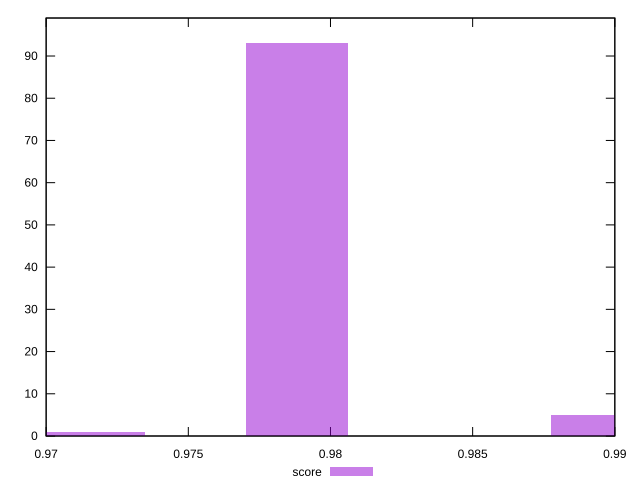

Source code (gnuplot):
reset

$score <<EOF
0.9788293203341715 93
0.9716845807696884 1
0.989546429680896 5
EOF

set key outside below
set boxwidth 0.0035723697822415018
set xrange [0.97:0.99]
set yrange [0:99]
set trange [0:99]
set style fill transparent solid 0.5 noborder
set terminal svg size 640, 490 enhanced background rgb 'white'
set output "reports/report_00030_2021-02-24T20-42-31.540Z/largest-contentful-paint/samples/card/score/histogram.svg"

plot $score title "score" with boxes

reset
